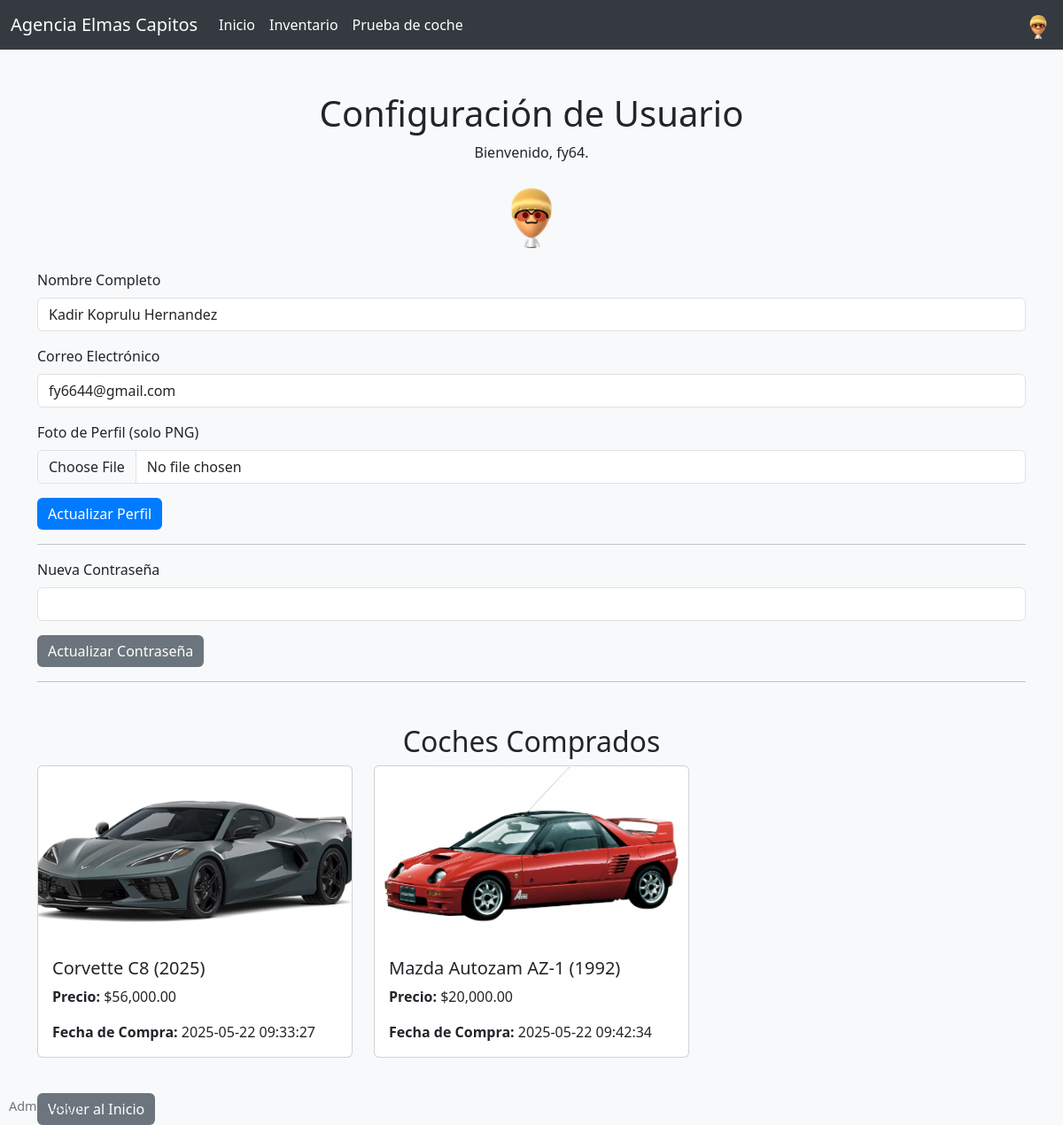
/user_settings.php (signed in), run on the app's committed database.
### tables this page shows
CREATE TABLE `users` (
  `id` int(11) NOT NULL,
  `username` varchar(50) NOT NULL,
  `password` varchar(255) NOT NULL,
  `email` varchar(255) NOT NULL,
  `fullname` varchar(255) NOT NULL,
  `profile_picture` varchar(255) DEFAULT NULL
);

CREATE TABLE `sales` (
  `id` int(11) NOT NULL,
  `id_car` int(11) NOT NULL,
  `client` varchar(32) NOT NULL,
  `employee_id` int(11) NOT NULL,
  `client_id` int(11) NOT NULL,
  `price` float NOT NULL,
  `down` float NOT NULL,
  `monthly` int(11) NOT NULL DEFAULT 0,
  `months` int(11) NOT NULL DEFAULT 0,
  `card_number` bigint(20) NOT NULL,
  `expiration_month` int(11) NOT NULL,
  `expiration_year` int(11) NOT NULL,
  `pin` int(11) NOT NULL,
  `datetimePurchase` datetime NOT NULL DEFAULT current_timestamp(),
  `deleted` int(11) NOT NULL
);

CREATE TABLE `carros` (
  `id` int(11) NOT NULL,
  `name` varchar(32) NOT NULL,
  `price` int(11) NOT NULL,
  `type` varchar(16) NOT NULL,
  `featured` tinyint(1) NOT NULL,
  `description` text NOT NULL,
  `img_name` varchar(128) NOT NULL,
  `year` int(11) NOT NULL,
  `used` tinyint(1) NOT NULL,
  `deleted` int(11) NOT NULL
);

### user_settings.php (the view, shortened to what this page needs)
<?php
    $servername = "localhost";
    $username = "root";
    $password = "";
    $database = "agencia";
    $conn = new mysqli($servername, $username, $password, $database);
    $user_id = $_SESSION['user_id'];
    $user_query = $conn->prepare("SELECT username, email, fullname, profile_picture FROM users WHERE id = ?");
    $user_query->bind_param("i", $user_id);
    $user_query->execute();
    $user_result = $user_query->get_result();
    $user = $user_result->fetch_assoc();
    $purchased_cars = [];
    $purchased_query = $conn->prepare("
        SELECT sales.id AS sale_id, carros.name AS car_name, carros.year AS car_year, carros.img_name AS car_image,
               sales.price AS car_price, sales.datetimePurchase AS purchase_date
        FROM sales
        INNER JOIN carros ON sales.id_car = carros.id
        WHERE sales.client_id = ? AND sales.deleted = 0
    ");
    $purchased_query->bind_param("i", $user_id);
    $purchased_query->execute();
    $purchased_result = $purchased_query->get_result();
    while ($row = $purchased_result->fetch_assoc()) {
        $purchased_cars[] = $row;
    }
?>
<!DOCTYPE html>
<html lang="es">
    <head>
        <link href="https://cdn.jsdelivr.net/npm/bootstrap@5.3.3/dist/css/bootstrap.min.css" rel="stylesheet">
    </head>
    <body>
        <nav class="navbar navbar-expand-lg">
            <div class="container-fluid">
                <a class="navbar-brand" href="index.php">Agencia Elmas Capitos</a>
                <div class="collapse navbar-collapse" id="navbarNav">
                    <ul class="navbar-nav">
                        <li class="nav-item">
                            <a class="nav-link" href="index.php">Inicio</a>
                        </li>
                        <li class="nav-item">
                            <a class="nav-link" href="inventory.php">Inventario</a>
                        </li>
                        <li class="nav-item">
                            <a class="nav-link" href="new_appointment.php">Prueba de coche</a>
                        </li>
                    </ul>
                </div>
                <img src="<?php echo isset($user['profile_picture']) ? htmlspecialchars($user['profile_picture']) : 'Untitled.svg'; ?>"
                     alt="User Login" class="user-login-icon" onclick="toggleUserLogin()">
            </div>
        </nav>
        <div class="container mt-5">
            <h1 class="text-center">Configuración de Usuario</h1>
            <p class="text-center">Bienvenido, <?php echo htmlspecialchars($user['username']); ?>.</p>
            <div class="text-center mb-4">
                <?php
                    $profile_picture = $user['profile_picture'] ?? 'default_profile.png';
                ?>
                <img src="<?php echo htmlspecialchars($profile_picture); ?>" alt="Profile Picture" class="rounded-circle">
            </div>
            <form method="post" action="" enctype="multipart/form-data">
                <div class="mb-3">
                    <label for="fullname" class="form-label">Nombre Completo</label>
                    <input type="text" class="form-control" name="fullname" value="<?php echo htmlspecialchars($user['fullname']); ?>" required>
                </div>
                <div class="mb-3">
                    <label for="email" class="form-label">Correo Electrónico</label>
                    <input type="email" class="form-control" name="email" value="<?php echo htmlspecialchars($user['email']); ?>" required>
                </div>
                <div class="mb-3">
                    <label for="profile_picture" class="form-label">Foto de Perfil (solo PNG)</label>
                    <input type="file" class="form-control" name="profile_picture" accept="image/png">
                </div>
                <button type="submit" name="update_profile" class="btn btn-primary">Actualizar Perfil</button>
            </form>
            <hr>
            <form method="post" action="">
                <div class="mb-3">
                    <label for="new_password" class="form-label">Nueva Contraseña</label>
                    <input type="password" class="form-control" name="new_password" required>
                </div>
                <button type="submit" name="update_password" class="btn btn-secondary">Actualizar Contraseña</button>
            </form>
            <hr>
            <h2 class="text-center mt-5">Coches Comprados</h2>
            <?php if (!empty($purchased_cars)): ?>
                <div class="row">
                    <?php foreach ($purchased_cars as $car): ?>
                        <div class="col-md-4 mb-4">
                            <div class="card">
                                <img src="images/<?php echo htmlspecialchars($car['car_image']); ?>.png" alt="<?php echo htmlspecialchars($car['car_name']); ?>" class="car-image">
                                <div class="card-body">
                                    <h5 class="card-title"><?php echo htmlspecialchars($car['car_name']); ?> (<?php echo $car['car_year']; ?>)</h5>
                                    <p class="card-text"><strong>Precio:</strong> $<?php echo number_format($car['car_price'], 2); ?></p>
                                    <p class="card-text"><strong>Fecha de Compra:</strong> <?php echo htmlspecialchars($car['purchase_date']); ?></p>
                                </div>
                            </div>
                        </div>
                    <?php endforeach; ?>
                </div>
            <?php else: ?>
                <p class="text-center">No has comprado ningún coche.</p>
            <?php endif; ?>
            <a href="index.php" class="btn btn-secondary mt-3">Volver al Inicio</a>
        </div>
        <a href="admin/login.php" class="admin-login">Admin Login</a>
    </body>
</html>

### user_settings.php (style rules this page uses)
body { background-color: #f8f9fa; }
.navbar { background-color: #343a40; }
.navbar-brand, .nav-link { color: #ffffff !important; }
.btn-primary { background-color: #007bff; border: none; }
.btn-secondary { background-color: #6c757d; border: none; }
.user-login-icon { width: 32px; height: 32px; cursor: pointer; }
.admin-login { position: fixed; bottom: 10px; left: 10px; font-size: 0.9rem; color: #6c757d; text-decoration: none; }
.rounded-circle { width: 80px; height: 80px; object-fit: cover; }
.car-image { width: 100%; height: 200px; object-fit: cover; border-radius: 8px; }

### data on the page
users: profile_picture (picture), username "fy64", fullname "Kadir Koprulu Hernandez", email "fy6644@gmail.com"
sales: carros.img_name (picture), carros.name "Corvette C8", carros.year "2025", price "56,000.00", datetimePurchase "2025-05-22 09:33:27"
sales: carros.img_name (picture), carros.name "Mazda Autozam AZ-1", carros.year "1992", price "20,000.00", datetimePurchase "2025-05-22 09:42:34"
